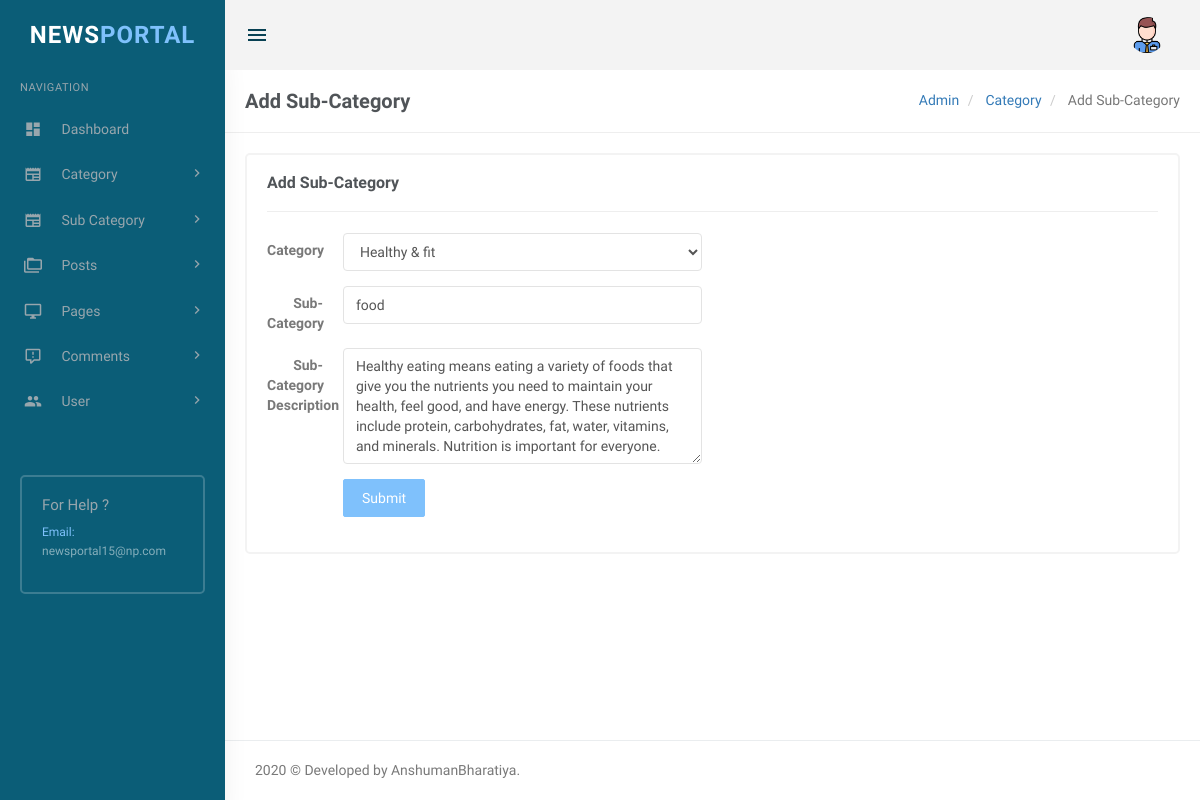
The app's page /admin/edit-subcategory.php?scid=11 (signed in) with its own data.
### tables this page shows
CREATE TABLE `tblsubcategory` (
  `SubCategoryId` int(11) NOT NULL,
  `CategoryId` int(11) DEFAULT NULL,
  `Subcategory` varchar(255) DEFAULT NULL,
  `SubCatDescription` mediumtext,
  `PostingDate` timestamp NOT NULL DEFAULT CURRENT_TIMESTAMP,
  `UpdationDate` timestamp NULL DEFAULT NULL,
  `Is_Active` int(1) DEFAULT NULL
);

CREATE TABLE `tblcategory` (
  `id` int(11) NOT NULL,
  `CategoryName` varchar(200) DEFAULT NULL,
  `Description` mediumtext,
  `PostingDate` timestamp NULL DEFAULT CURRENT_TIMESTAMP,
  `UpdationDate` timestamp NULL DEFAULT NULL,
  `Is_Active` int(1) DEFAULT NULL
);

### admin/edit-subcategory.php (the view, shortened to what this page needs)
<?php
include('includes/config.php');
if(strlen($_SESSION['login'])==0)
  {
header('location:index.php');
}
else{
?>
<!DOCTYPE html>
<html lang="en">
    <head>
        <link href="assets/css/bootstrap.min.css" rel="stylesheet" type="text/css" />
        <link href="assets/css/core.css" rel="stylesheet" type="text/css" />
        <link href="assets/css/components.css" rel="stylesheet" type="text/css" />
        <link href="assets/css/icons.css" rel="stylesheet" type="text/css" />
        <link href="assets/css/pages.css" rel="stylesheet" type="text/css" />
        <link href="assets/css/menu.css" rel="stylesheet" type="text/css" />
        <link href="assets/css/responsive.css" rel="stylesheet" type="text/css" />
		<link rel="stylesheet" href="../plugins/switchery/switchery.min.css">
    </head>
    <body class="fixed-left">
        <div id="wrapper">
 <?php include('includes/topheader.php');?>
           <?php include('includes/leftsidebar.php');?>
            <div class="content-page">
                <div class="content">
                    <div class="container">
                        <div class="row">
							<div class="col-xs-12">
								<div class="page-title-box">
                                    <h4 class="page-title">Add Sub-Category</h4>
                                    <ol class="breadcrumb p-0 m-0">
                                        <li>
                                            <a href="#">Admin</a>
                                        </li>
                                        <li>
                                            <a href="#">Category </a>
                                        </li>
                                        <li class="active">
                                            Add Sub-Category
                                        </li>
                                    </ol>
                                    <div class="clearfix"></div>
                                </div>
							</div>
						</div>
                        <div class="row">
                            <div class="col-sm-12">
                                <div class="card-box">
                                    <h4 class="m-t-0 header-title"><b>Add Sub-Category </b></h4>
                                    <hr />
<div class="row">
<div class="col-sm-6">
</div>
</div>
<?php
$subcatid=intval($_GET['scid']);
$query=mysqli_query($con,"Select tblcategory.CategoryName as catname,tblcategory.id as catid,tblsubcategory.Subcategory as subcatname,tblsubcategory.SubCatDescription as SubCatDescription,tblsubcategory.PostingDate as subcatpostingdate,tblsubcategory.UpdationDate as subcatupdationdate,tblsubcategory.SubCategoryId as subcatid from tblsubcategory join tblcategory on tblsubcategory.CategoryId=tblcategory.id where tblsubcategory.Is_Active=1 and  SubCategoryId='$subcatid'");
while($row=mysqli_fetch_array($query))
{
?>
                        			<div class="row">
                        				<div class="col-md-6">
                        					<form class="form-horizontal" name="category" method="post">
	                                            <div class="form-group">
	                                                <label class="col-md-2 control-label">Category</label>
	                                                <div class="col-md-10">
	                                                  <select class="form-control" name="category" required>
                                                   <option value="<?php echo htmlentities($row['catid']);?>"><?php echo htmlentities($row['catname']);?></option>
                                                        </select>
	                                                </div>
	                                            </div>
    <div class="form-group">
                                                    <label class="col-md-2 control-label">Sub-Category</label>
                                                    <div class="col-md-10">
                                                        <input type="text" class="form-control" value="<?php echo htmlentities($row['subcatname']);?>" name="subcategory" required>
                                                    </div>
                                                </div>
	                                            <div class="form-group">
	                                                <label class="col-md-2 control-label">Sub-Category Description</label>
	                                                <div class="col-md-10">
	                                   <textarea class="form-control" rows="5" name="sucatdescription" required><?php echo htmlentities($row['SubCatDescription']);?></textarea>
	                                                </div>
	                                            </div>
<?php } ?>
        <div class="form-group">
                                                    <label class="col-md-2 control-label">&nbsp;</label>
                                                    <div class="col-md-10">
                                                <button type="submit" class="btn btn-custom waves-effect waves-light btn-md" name="submitsubcat">
                                                    Submit
                                                </button>
                                                    </div>
                                                </div>
	                                        </form>
                        				</div>
                        			</div>
                                </div>
                            </div>
                        </div>
                    </div>
                </div>
<?php include('includes/footer.php');?>
            </div>
        </div>
    </body>
</html>
<?php } ?>

### admin/assets/css/core.css (style rules this page uses)
body { font-family: 'Varela Round', sans-serif; margin: 0; padding-bottom: 60px; overflow-x: hidden; color: #797979; }
html { position: relative; min-height: 100%; }
.h1, .h2, .h3, .h4, .h5, .h6, h1, h2, h3, h4, h5, h6 { color: #505458; font-family: 'Hind Madurai', sans-serif; margin: 10px 0; }
* { outline: none !important; }
b, strong { font-weight: 600; font-family: 'Hind Madurai', sans-serif; }
.container { width: auto; }
#wrapper { height: 100%; overflow: hidden; width: 100%; }
.p-0 { padding: 0 !important; }
.m-0 { margin: 0 !important; }
.m-t-0 { margin-top: 0 !important; }
.card-box { padding: 20px; border: 2px solid #f3f3f3; -webkit-border-radius: 5px; border-radius: 5px; -moz-border-radius: 5px; background-clip: padding-box; margin-bottom: 20px; background-color: #ffffff; }
.row { margin-right: -10px; margin-left: -10px; }
.col-lg-1, .col-lg-10, .col-lg-11, .col-lg-12, .col-lg-2, .col-lg-3, .col-lg-4, .col-lg-5, .col-lg-6, .col-lg-7, .col-lg-8, .col-lg-9, .col-md-1, .col-md-10, .col-md-11, .col-md-12, .col-md-2, .col-md-3, .col-md-4, .col-md-5, .col-md-6, .col-md-7, .col-md-8, .col-md-9, .col-sm-1, .col-sm-10, .col-sm-11, .col-sm-12, .col-sm-2, .col-sm-3, .col-sm-4, .col-sm-5, .col-sm-6, .col-sm-7, .col-sm-8, .col-sm-9, .col-xs-1, .col-xs-10, .col-xs-11, .col-xs-12, .col-xs-2, .col-xs-3, .col-xs-4, .col-xs-5, .col-xs-6, .col-xs-7, .col-xs-8, .col-xs-9 { padding-left: 10px; padding-right: 10px; }
.breadcrumb { background-color: transparent; margin-bottom: 15px; padding-top: 10px; padding-left: 0; }
.waves-effect { position: relative; cursor: pointer; display: inline-block; overflow: hidden; -webkit-user-select: none; -moz-user-select: none; -ms-user-select: none; user-select: none; -webkit-tap-highlight-color: transparent; vertical-align: middle; z-index: 1; will-change: opacity, transform; -webkit-transition: all 0.3s ease-out; -moz-transition: all 0.3s ease-out; -o-transition: all 0.3s ease-out; -ms-transition: all 0.3s ease-out; transition: all 0.3s ease-out; }

### admin/assets/css/menu.css (style rules this page uses)
* { font-family: 'Lemonada', cursive; }
.content-page { margin-left: 225px; overflow: hidden; }
.content-page .content { padding: 0 5px 10px 5px; margin-top: 70px; }
.page-title { font-size: 20px; margin-bottom: 0; margin-top: 0; font-weight: 600; }
.header-title { font-size: 16px; line-height: 16px; margin-bottom: 8px; font-weight: 600; }
.page-title-box { padding: 20px; border-bottom: 1px solid #eee; margin: 0 -20px 20px -20px; }
.page-title-box .page-title { margin-bottom: 0; float: left; }
.page-title-box .breadcrumb { float: right; background-color: transparent !important; }

### records on screen
tblsubcategory: category "Healthy & fit", subcategory "food", sucatdescription "Healthy eating means eating a variety of foods that give you the nutrients you need to maintain your health, feel good, and have energy. These nutrients include protein, carbohydrates, fat, water, vitamins, and minerals. Nutrition is important for everyone."
